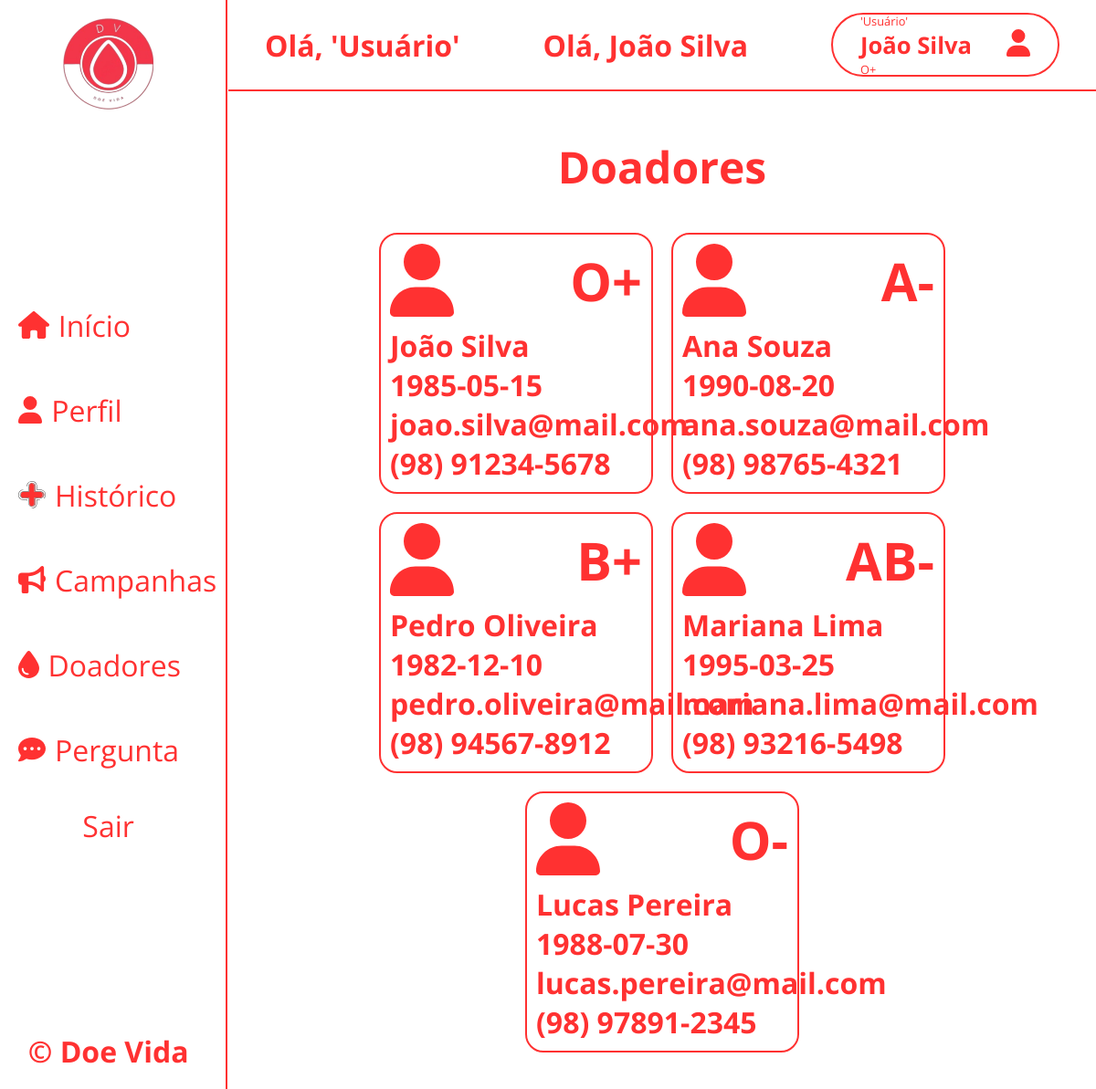
Screenshot of /views/doadores.php (signed in) with the database file from the repository.
### tables this page shows
CREATE TABLE doadores(
    id_doador INT PRIMARY KEY AUTO_INCREMENT,
    nome_doador VARCHAR(100) NOT NULL,
    cpf VARCHAR(15) NOT NULL UNIQUE,
    rg VARCHAR(15) NOT NULL UNIQUE,
    nome_mae VARCHAR(100) NOT NULL,
    nome_pai VARCHAR(100) NOT NULL,
    telefone VARCHAR(15) NOT NULL,
    sexo ENUM('Masculino', 'Feminino', 'Outros', 'Prefiro não informar') NOT NULL,
    data_nascimento DATE NOT NULL,
    tipo_sanguineo ENUM('A+', 'B+', 'AB+', 'O+', 'A-', 'B-', 'AB-', 'O-') NOT NULL,
    email VARCHAR(100) NOT NULL UNIQUE,
    senha VARCHAR(100) NOT NULL
);

### models/doador.php (called while the page is built, shortened)
<?php
class Doador {
    static function listarDoador()
    {
        try {
            $conn = Conexao::conectar();
            $sql = 'SELECT * FROM doadores';
            $stmt = $conn->prepare($sql);
            $stmt->execute();
            $resultado = $stmt->fetchAll();
            return($resultado);
        } catch (PDOException $erro) {
            echo $erro->getMessage();
        }
    }
}

### views/doadores.php (the view)
<?php
require_once $_SERVER['DOCUMENT_ROOT'] . '/doa_vida/views/__cabecalho.php';
require_once $_SERVER['DOCUMENT_ROOT'] . '/doa_vida/models/doador.php';
$listagem_doador = Doador::listarDoador();
?>
<main id="conteudo-doadores">
<h1 class="title_doadores">Doadores</h1>
<div id="div_doadores">
    <?php foreach ($listagem_doador as $doador): ?>
      <div class="card_doadores">
        <div class="cabecalho_card">
            <img src="/doa_vida/imgs/perfil-icon.svg" alt="">
            <h1><?= $doador['tipo_sanguineo'] ?></h1>
        </div>
        <h1><?= $doador['nome_doador'] ?></h1>
        <h1><?= $doador['data_nascimento'] ?></h1>
        <h1><?= $doador['email'] ?></h1>
        <h1><?= $doador['telefone'] ?></h1>
      </div>
    <?php endforeach; ?>
</div>
</main>
</body>

### css/style.css (style rules this page uses)
* { box-sizing: border-box; padding: 0px; margin: 0px; }
:root { --cor-vermelha: #ff3131; --cor-vermelho-escuro: #8a1313; --cor-preta: black; --cor-branca: white; --cor-cinza-escuro: rgb(63, 63, 63); --cor-cinza-claro: #aaa; --font-open-sans: "Open Sans", sans-serif; }
body, html { max-width: 100vw; height: 100vh; }
#conteudo-doadores { max-width: 100vw; max-height: 100%; }
.title_doadores { font-family: var(--font-open-sans); color: var(--cor-vermelha); font-size: 3rem; text-align: center; margin: 70px 0px 20px 0px; }
#div_doadores { max-width: 100vw; max-height: 100%; display: flex; padding: 20px; gap: 20px; flex-wrap: wrap; justify-content: center; }
.card_doadores { max-width: 300px; max-height: 100%; border: 2px solid var(--cor-vermelha); border-radius: 20px; padding: 10px; color: var(--cor-vermelha); font-family: var(--font-open-sans); font-size: 1rem; }
.cabecalho_card { max-width: 100%; display: flex; align-items: center; justify-content: space-between; margin-bottom: 10px; font-size: 1.8rem; }
.cabecalho_card > img { height: 80px; }

### rows the page displays
doadores: tipo_sanguineo "O+", nome_doador "João Silva", data_nascimento "1985-05-15", email "joao.silva@mail.com", telefone "(98) 91234-5678"
doadores: tipo_sanguineo "A-", nome_doador "Ana Souza", data_nascimento "1990-08-20", email "ana.souza@mail.com", telefone "(98) 98765-4321"
doadores: tipo_sanguineo "B+", nome_doador "Pedro Oliveira", data_nascimento "1982-12-10", email "pedro.oliveira@mail.com", telefone "(98) 94567-8912"
doadores: tipo_sanguineo "AB-", nome_doador "Mariana Lima", data_nascimento "1995-03-25", email "mariana.lima@mail.com", telefone "(98) 93216-5498"
doadores: tipo_sanguineo "O-", nome_doador "Lucas Pereira", data_nascimento "1988-07-30", email "lucas.pereira@mail.com", telefone "(98) 97891-2345"

### other values shown
$_SESSION['nome_doador'] "João Silva"
$_SESSION['tipo_sanguineo'] "O+"
